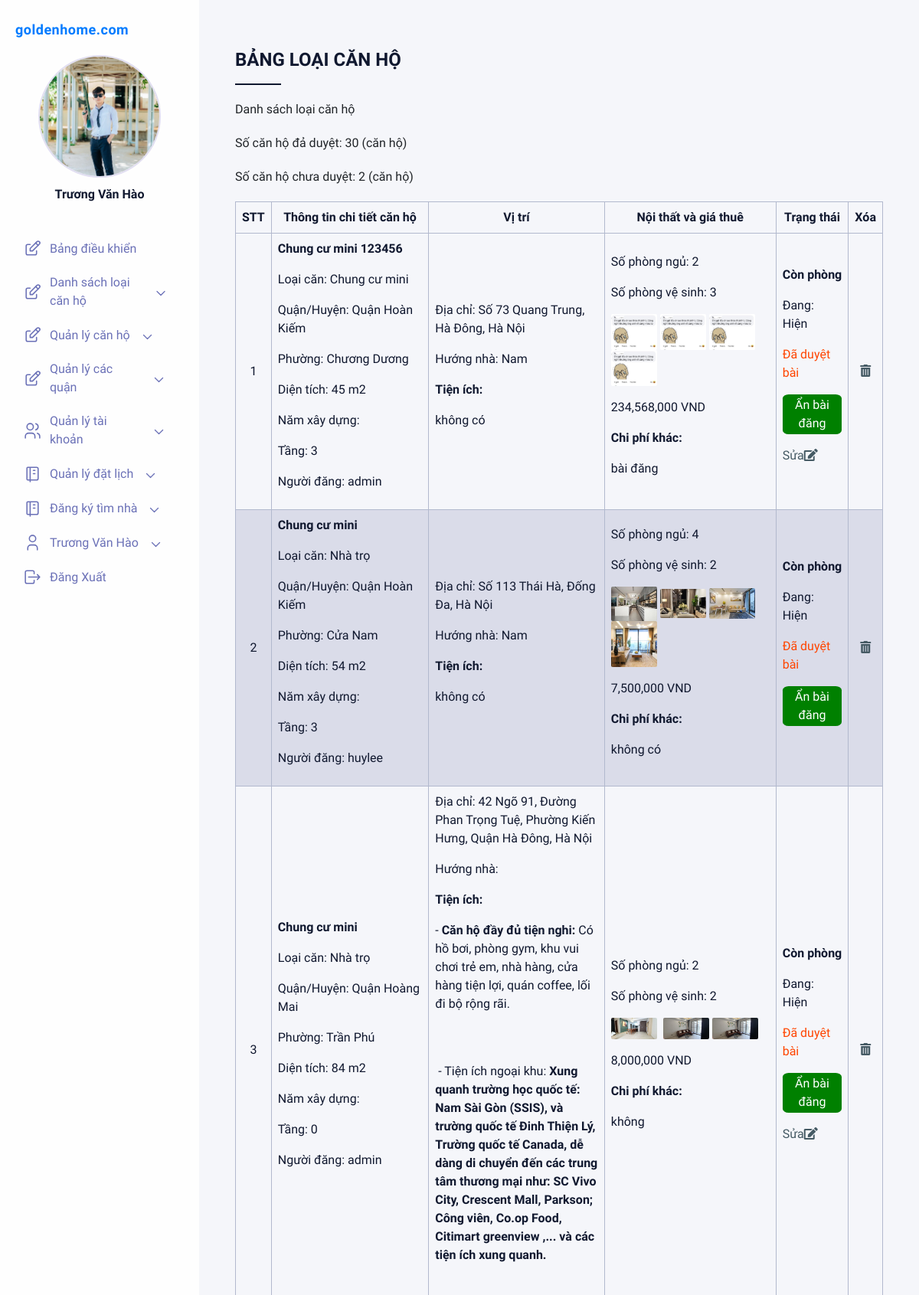
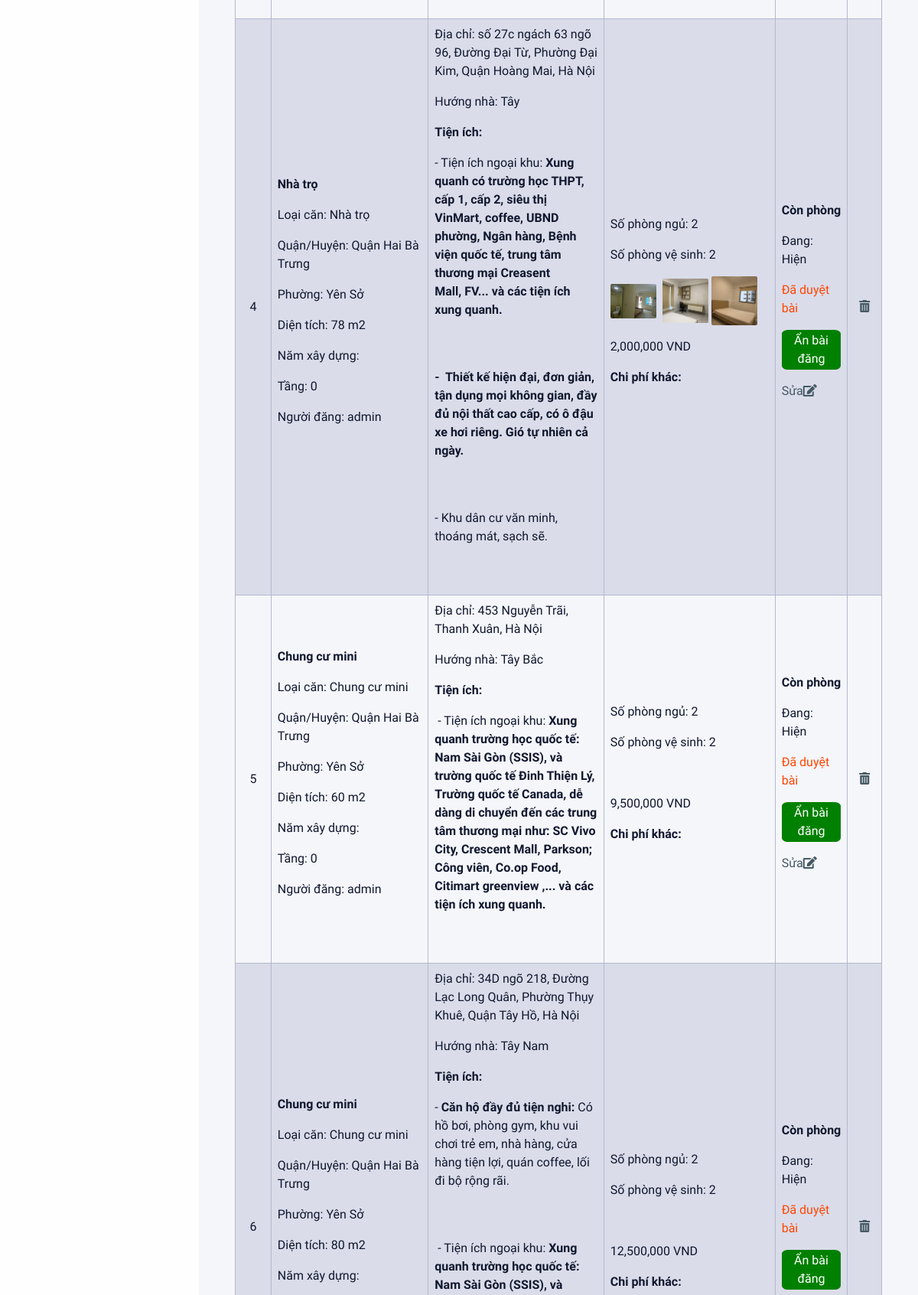
Page /admin/?ctrl=can_ho&act=index (signed in, upper part) on the committed database (2 pictures, top to bottom).
### tables this page shows
CREATE TABLE `can_ho`  (
  `ma_can` int(12) NOT NULL AUTO_INCREMENT COMMENT 'mã căn hộ',
  `ma_quan` int(12) NOT NULL COMMENT 'mã quận',
  `id` int(12) NOT NULL COMMENT 'mã phường',
  `ma_loai` int(12) NOT NULL COMMENT 'mã loại căn',
  `ma_tk` int(12) NOT NULL,
  `dia_chi` varchar(255) NOT NULL COMMENT 'Địa chỉ',
  `ten_can_ho` varchar(150) NULL DEFAULT NULL COMMENT 'tên căn hộ',
  `dien_tich` float NULL DEFAULT NULL COMMENT 'diện tích ',
  `tang` tinyint(3) NULL DEFAULT NULL COMMENT 'Số tầng',
  `huong_nha` tinyint(8) NULL DEFAULT NULL COMMENT 'hướng nhà',
  `tien_ich` varchar(800) NULL DEFAULT NULL COMMENT 'Tiện ích',
  `chi_phi_khac` varchar(100) NULL DEFAULT NULL COMMENT 'chi phí khác',
  `so_phong_ngu` tinyint(2) NULL DEFAULT NULL COMMENT 'Số phòng ngủ',
  `so_phong_vs` tinyint(2) NULL DEFAULT NULL COMMENT 'Số phòng vệ sinh',
  `gia_thue` float NOT NULL DEFAULT 0 COMMENT 'Giá thuê',
  `hinh` varchar(150) NULL DEFAULT NULL,
  `hinha` varchar(150) NULL DEFAULT NULL,
  `hinhb` varchar(150) NULL DEFAULT NULL,
  `hinhc` varchar(150) NULL DEFAULT NULL,
  `an_hien` tinyint(1) NULL DEFAULT NULL COMMENT 'Ẩn hiện',
  `ghi_chu` varchar(50) NULL DEFAULT NULL COMMENT 'ghi chú',
  `trang_thai` varchar(50) NULL DEFAULT NULL,
  `so_luong` int(11) NULL DEFAULT NULL COMMENT 'Số lượng căn hộ',
  PRIMARY KEY (`ma_can`) USING BTREE,
  INDEX `FK_canho_loai`(`ma_loai`) USING BTREE,
  INDEX `FK_canho_quan`(`ma_quan`) USING BTREE,
  INDEX `FK_taikhoan_canho`(`ma_tk`) USING BTREE,
  INDEX `FK_phuong_canho`(`id`) USING BTREE,
  INDEX `ten_can_ho`(`ten_can_ho`) USING BTREE,
  INDEX `gia_thue`(`gia_thue`) USING BTREE,
  INDEX `chi_phi_khac`(`chi_phi_khac`) USING BTREE,
  INDEX `dia_chi`(`dia_chi`) USING BTREE,
  INDEX `dien_tich`(`dien_tich`) USING BTREE
);

CREATE TABLE `loai_can`  (
  `ma_loai` int(12) NOT NULL AUTO_INCREMENT COMMENT 'mã căn hộ',
  `ten_can` varchar(50) NOT NULL COMMENT 'Tên căn hộ',
  PRIMARY KEY (`ma_loai`) USING BTREE,
  INDEX `ten_can`(`ten_can`) USING BTREE
);

CREATE TABLE `quan`  (
  `ma_quan` int(12) NOT NULL AUTO_INCREMENT COMMENT 'mã quận',
  `ten_quan` varchar(20) NOT NULL COMMENT 'Tên quận',
  PRIMARY KEY (`ma_quan`) USING BTREE
);

CREATE TABLE `phuong`  (
  `id` int(12) NOT NULL AUTO_INCREMENT,
  `ma_quan` int(12) NOT NULL,
  `phuong` varchar(50) NOT NULL,
  PRIMARY KEY (`id`) USING BTREE,
  INDEX `fk_quan_phuong`(`ma_quan`) USING BTREE,
  CONSTRAINT `fk_quan_phuong` FOREIGN KEY (`ma_quan`) REFERENCES `quan` (`ma_quan`) ON DELETE CASCADE ON UPDATE CASCADE
);

CREATE TABLE `khach_hang`  (
  `ma_tk` int(12) NOT NULL AUTO_INCREMENT COMMENT 'mã tài khoản',
  `ho_ten` varchar(50) NOT NULL COMMENT 'họ tên khách hàng',
  `hinh` varchar(150) NULL DEFAULT NULL,
  `ten_tk` varchar(50) NOT NULL COMMENT 'tên tài khoản',
  `mat_khau` varchar(50) NOT NULL COMMENT 'mật khẩu',
  `sdt` varchar(50) NULL DEFAULT NULL COMMENT 'số điện thoại',
  `kich_hoat` tinyint(1) NOT NULL DEFAULT 0 COMMENT 'kích hoạt',
  `email` varchar(50) NOT NULL COMMENT 'email',
  `vai_tro` tinyint(1) NOT NULL DEFAULT 0 COMMENT 'vai trò',
  `random_key` varchar(50) NULL DEFAULT NULL COMMENT 'dãy số ngẫu nhiên',
  `currency` int(11) NULL DEFAULT NULL,
  PRIMARY KEY (`ma_tk`) USING BTREE,
  INDEX `ho_ten`(`ho_ten`) USING BTREE
);

### system/database.php (called while the page is built, shortened)
<?php
function getConnection()
{
    $opt = array(PDO::MYSQL_ATTR_INIT_COMMAND => "SET NAMES utf8", PDO::ATTR_ERRMODE => PDO::ERRMODE_EXCEPTION);
    $conn = new PDO('mysql:host=' . HOST_DB . ';dbname=' . NAME_DB, USER_DB, PASS_DB, $opt);
    return $conn;
}
function query($sql)
{
    $conn = getConnection();
    $result = $conn->query($sql);
    return $result;
}
function queryOne($sql)
{
    $conn = getConnection();
    $result = $conn->query($sql);
    $row = $result->fetch(PDO::FETCH_ASSOC);
    return $row;
}

### admin/models/can_ho.php (called while the page is built, shortened)
<?php
require_once "../system/database.php";
function getallcanho(){
          $sql="SELECT * FROM can_ho order by ma_can desc";
          return query($sql);
}
function getphuongid($id){
    $sql="SELECT * FROM phuong WHERE id='$id'";
    return queryOne($sql);
}
function ThongkeCanhoan(){
    $sql = "SELECT count(*) as soluong FROM can_ho where an_hien = 0";
    return queryOne($sql);
}
function ThongkeCanhohien(){
    $sql = "SELECT count(*) as soluong FROM can_ho where an_hien = 1";
    return queryOne($sql);
}
?>

### admin/models/loai_can.php (called while the page is built, shortened)
<?php
require_once "../system/database.php";
function getloaicanbyid($id){
          $sql="SELECT * FROM loai_can WHERE ma_loai='$id'";
          return queryOne($sql);
}
?>

### admin/models/quan.php (called while the page is built, shortened)
<?php
require_once "../system/database.php";
function getquanbyid($id){
          $sql="SELECT * FROM quan WHERE ma_quan='$id'";
          return queryOne($sql);
}
?>

### admin/models/tai_khoan.php (called while the page is built, shortened)
<?php
require_once '../system/database.php';
function getkhachhangByID($ma_kh){
    $sql = "SELECT * FROM khach_hang WHERE ma_tk = '$ma_kh'";
    return queryOne($sql);
}
?>

### admin/view/can_ho-index.php (the view, shortened to what this page needs)
<!DOCTYPE html>
<html lang="en">
<head>
</head>
<body>
</body>
</html>
<div class="right__title">Bảng loại căn hộ</div>
<div class="right__table">
    <p class="right__tableTitle">Danh sách loại căn hộ</p>
    <p class="right__tableTitle">Số căn hộ đả duyệt:  <?=$canhohien["soluong"]?> (căn hộ)</p>
    <p class="right__tableTitle">Số căn hộ chưa duyệt: <?=$canhoan["soluong"]?> (căn hộ)</p>
    <div class="right__tableWrapper">
        <table>
            <thead>
                <tr>
                    <th>STT</th>
                    <th style="text-align: center; width: 25%;">Thông tin chi tiết căn hộ</th>
                    <th style="text-align: center; width: 30%;">Vị trí</th>
                    <th style="text-align: center; width: 30%;">Nội thất và giá thuê</th>
                    <th style="text-align: center; width: 12%;">Trạng thái</th>
                    <th>Xóa</th>
                </tr>
            </thead>
            <tbody>
                <?php foreach ($ds as $stt => $ds) {
                    $quan = getquanbyid($ds["ma_quan"]);
                    $loaican = getloaicanbyid($ds["ma_loai"]);
                    $tentk = getkhachhangByID($ds["ma_tk"]);
                    $phuong=getphuongid($ds["id"]);
                    $stt += 1;
                ?>
                    <tr>
                        <td><?= $stt ?></td>
                        <td>
                            <p style="font-weight: bold;"><?= $ds["ten_can_ho"] ?></p>
                            <p>Loại căn: <?= $loaican["ten_can"] ?></p>
                            <p>Quận/Huyện: <?php echo $quan["ten_quan"] ?></p>
                            <p>Phường: <?php echo $phuong["phuong"]?></p>
                            <p>Diện tích: <?= $ds["dien_tich"] ?> m2</p>
                            <p>Năm xây dựng: <?= $ds["nam_xd"] ?? null ?></p>
                            <p><?php if ($ds["ma_loai"] > 0) echo "Tầng: " . $ds["tang"] . "";
                                else echo ""; ?></p>
                            <p>Người đăng: <?php echo $tentk["ten_tk"] ?></p>
                        </td>
                        <td>
                            <p>Địa chỉ: <?= $ds["dia_chi"] ?></p>
                            <p>Hướng nhà: <?php if($ds["huong_nha"] == 1) echo "Đông";
                            elseif($ds["huong_nha"] == 2) echo "Tây";
                            elseif($ds["huong_nha"] == 3) echo "Nam";
                            elseif($ds["huong_nha"] == 4) echo "Bắc";
                            elseif($ds["huong_nha"] == 5) echo "Tây Bắc";
                            elseif($ds["huong_nha"] == 6) echo "Tây Nam";
                            elseif($ds["huong_nha"] == 7) echo "Đông Bắc";
                            elseif($ds["huong_nha"] == 8) echo "Đông Nam";
                            ?></p>
                            <p style="text-align: left; font-weight: bold;">Tiện ích:</p>
                            <p><?= nl2br($ds["tien_ich"]) ?></p>
                        </td>
                        <td>
                            <p>Số phòng ngủ: <?= $ds["so_phong_ngu"] ?></p>
                            <p>Số phòng vệ sinh: <?= $ds["so_phong_vs"] ?></p>
                            <p><img src="../uploaded/<?php if ($ds["hinh"] == "") echo "no-img.png";
                                                    else echo $ds["hinh"] ?>" alt="">
                                <img src="../uploaded/<?php if ($ds["hinha"] == "") echo "no-img.png";
                                                        else echo $ds["hinha"] ?>" alt="">
                                <img src="../uploaded/<?php if ($ds["hinhb"] == "") echo "no-img.png";
                                                        else echo $ds["hinhb"] ?>" alt="">
                                <img src="../uploaded/<?php if ($ds["hinhc"] == "") echo "no-img.png";
                                                        else echo $ds["hinhc"] ?>" alt=""></p>
                            <p><?= number_format($ds["gia_thue"] . "") ?> VND</p>
                            <p style="text-align: left; font-weight: bold;">Chi phí khác: </p>
                            <p><?= $ds["chi_phi_khac"] ?></p>
                        </td>
                        <td>
                            <p style="font-weight: bold;">
                                <?= $ds["so_luong"] > 0 ? 'Còn phòng' : 'Hết phòng' ?>
                            </p>
                            <p>Đang: <?php if ($ds["an_hien"] == 0) echo "Ẩn";
                                        else echo "Hiện" ?></p>
                            <?php if ($ds["an_hien"] == 0) {
                            ?>
                                <p><a href="/admin/?ctrl=can_ho&act=duyetbai&ma_can=<?= $ds['ma_can'] ?>"><button style="background-color: orangered; color: white; padding: 2px 5px; border-radius: 10%;">Duyệt bài</button></a></p>
                            <?php
                            } else {
                                ?>
                                <p style="color: orangered;">Đã duyệt bài</p>
                                <p><a href="/admin/?ctrl=can_ho&act=anbai&ma_can=<?= $ds['ma_can'] ?>"><button style="background-color: green; color: white; padding: 2px 5px; border-radius: 10%;">Ẩn bài đăng</button></a></p>
                                <?php
                            } ?>
                            <?php if ($_SESSION["id"] == $ds["ma_tk"]) {
                            ?>
                                <p><a href="/admin/?ctrl=can_ho&act=edit&ma_can=<?= $ds['ma_can'] ?>" style="color: #455A64;">Sửa<i class="fas fa-edit"></i></a></p>
                            <?php
                            } ?>
                        </td>
                        <td>
                            <a href="javascript:Delete('?ctrl=can_ho&act=delete&ma_can=<?= $ds['ma_can'] ?>')" style="color: #455A64;"><i class="fas fa-trash-alt"></i></a>
                        </td>
                    </tr>
                <?php } ?>
            </tbody>
        </table>
    </div>
</div>

### admin/view/css/main.css (style rules this page uses)
* { margin: 0; padding: 0; list-style: none; border: 0; -webkit-tap-highlight-color: transparent; text-decoration: none; color: inherit; box-sizing: border-box; }
td p { text-align: left; }
body { font-family: "Muli", sans-serif; background-color: #E2DFF2; }
.right__title { color: #10182F; font-size: 24px; font-weight: bold; text-transform: uppercase; position: relative; padding-bottom: 15px; margin-bottom: 20px; }
.right__title:before { content: ''; position: absolute; width: 60px; height: 2px; background-color: #10182F; bottom: 0; }
.right__tableTitle { margin-bottom: 20px; }
.right table { border-collapse: collapse; width: 100%; margin-bottom: 10px; }
.right table td, .right table th { border: 1px solid #b2b9ce; text-align: left; padding: 8px; color: #10182F; }
.right table tr:nth-child(even) { background-color: #dadce9; }
.right table th { text-align: center; }
.right table td { text-align: center; }
.right table td img { width: 60px; border-radius: 2px; }

### admin/view/layout.php (style rules this page uses)
td p { text-align: left; }

### rows in the picture
can_ho: ten_can_ho "Chung cư mini 123456", loai_can.ten_can "Chung cư mini", quan.ten_quan "Quận Hoàn Kiếm", phuong.phuong "Chương Dương", dien_tich "45", tang "3", khach_hang.ten_tk "admin", dia_chi "Số 73 Quang Trung, Hà Đông, Hà Nội", huong_nha "Nam", tien_ich "không có", so_phong_ngu "2", so_phong_vs "3", hinh (picture), hinha (picture), hinhb (picture), hinhc (picture), gia_thue "234,568,000", chi_phi_khac "bài đăng", so_luong "Còn phòng", an_hien "Hiện"
can_ho: ten_can_ho "Chung cư mini", loai_can.ten_can "Nhà trọ", quan.ten_quan "Quận Hoàn Kiếm", phuong.phuong "Cửa Nam", dien_tich "54", tang "3", khach_hang.ten_tk "huylee", dia_chi "Số 113 Thái Hà, Đống Đa, Hà Nội", huong_nha "Nam", tien_ich "không có", so_phong_ngu "4", so_phong_vs "2", hinh (picture), hinha (picture), hinhb (picture), hinhc (picture), gia_thue "7,500,000", chi_phi_khac "không có", so_luong "Còn phòng", an_hien "Hiện"
can_ho: ten_can_ho "Chung cư mini", loai_can.ten_can "Nhà trọ", quan.ten_quan "Quận Hoàng Mai", phuong.phuong "Trần Phú", dien_tich "84", tang "0", khach_hang.ten_tk "admin", dia_chi "42 Ngõ 91, Đường Phan Trọng Tuệ, Phường Kiến Hưng, Quận Hà Đông, Hà Nội", tien_ich "- Căn hộ đầy đủ tiện nghi: Có hồ bơi, phòng gym, khu vui chơi trẻ em, nhà hàng, cửa hàng tiện lợi, quán coffee, lối đi bộ rộng rãi. - Tiện ích ngoại khu: Xung quanh trường học quốc tế: Nam Sài Gòn (SSIS), và trường quốc tế Đinh Thiện Lý, Trường quốc tế Canada, dễ dàng di chuyển đến các trung tâm thương mại như: SC Vivo City, Crescent Mall, Parkson; Công viên, Co.op Food, Citimart greenview ,... và các tiện ích xung quanh.", so_phong_ngu "2", so_phong_vs "2", hinh (picture), hinhb (picture), hinhc (picture), gia_thue "8,000,000", chi_phi_khac "không", so_luong "Còn phòng", an_hien "Hiện"
can_ho: ten_can_ho "Nhà trọ", loai_can.ten_can "Nhà trọ", quan.ten_quan "Quận Hai Bà Trưng", phuong.phuong "Yên Sở", dien_tich "78", tang "0", khach_hang.ten_tk "admin", dia_chi "số 27c ngách 63 ngõ 96, Đường Đại Từ, Phường Đại Kim, Quận Hoàng Mai, Hà Nội", huong_nha "Tây", tien_ich "- Tiện ích ngoại khu: Xung quanh có trường học THPT, cấp 1, cấp 2, siêu thị VinMart, coffee, UBND phường, Ngân hàng, Bệnh viện quốc tế, trung tâm thương mại Creasent Mall, FV... và các tiện ích xung quanh. - Thiết kế hiện đại, đơn giản, tận dụng mọi không gian, đầy đủ nội thất cao cấp, có ô đậu xe hơi riêng. Gió tự nhiên cả ngày. - Khu dân cư văn minh, thoáng mát, sạch sẽ.", so_phong_ngu "2", so_phong_vs "2", hinh (picture), hinhb (picture), hinhc (picture), gia_thue "2,000,000", so_luong "Còn phòng", an_hien "Hiện"
can_ho: ten_can_ho "Chung cư mini", loai_can.ten_can "Chung cư mini", quan.ten_quan "Quận Hai Bà Trưng", phuong.phuong "Yên Sở", dien_tich "60", tang "0", khach_hang.ten_tk "admin", dia_chi "453 Nguyễn Trãi, Thanh Xuân, Hà Nội", huong_nha "Tây Bắc", tien_ich "- Tiện ích ngoại khu: Xung quanh trường học quốc tế: Nam Sài Gòn (SSIS), và trường quốc tế Đinh Thiện Lý, Trường quốc tế Canada, dễ dàng di chuyển đến các trung tâm thương mại như: SC Vivo City, Crescent Mall, Parkson; Công viên, Co.op Food, Citimart greenview ,... và các tiện ích xung quanh.", so_phong_ngu "2", so_phong_vs "2", gia_thue "9,500,000", so_luong "Còn phòng", an_hien "Hiện"
can_ho: ten_can_ho "Chung cư mini", loai_can.ten_can "Chung cư mini", quan.ten_quan "Quận Hai Bà Trưng", phuong.phuong "Yên Sở", dien_tich "80", dia_chi "34D ngõ 218, Đường Lạc Long Quân, Phường Thụy Khuê, Quận Tây Hồ, Hà Nội", huong_nha "Tây Nam", tien_ich "- Căn hộ đầy đủ tiện nghi: Có hồ bơi, phòng gym, khu vui chơi trẻ em, nhà hàng, cửa hàng tiện lợi, quán coffee, lối đi bộ rộng rãi. - Tiện ích ngoại khu:", so_phong_ngu "2", so_phong_vs "2", gia_thue "12,500,000", so_luong "Còn phòng", an_hien "Hiện"

### other values in the picture
$_SESSION['user'] "Trương Văn Hào"
$canhohien["soluong"] "30"
$canhoan["soluong"] "2"
